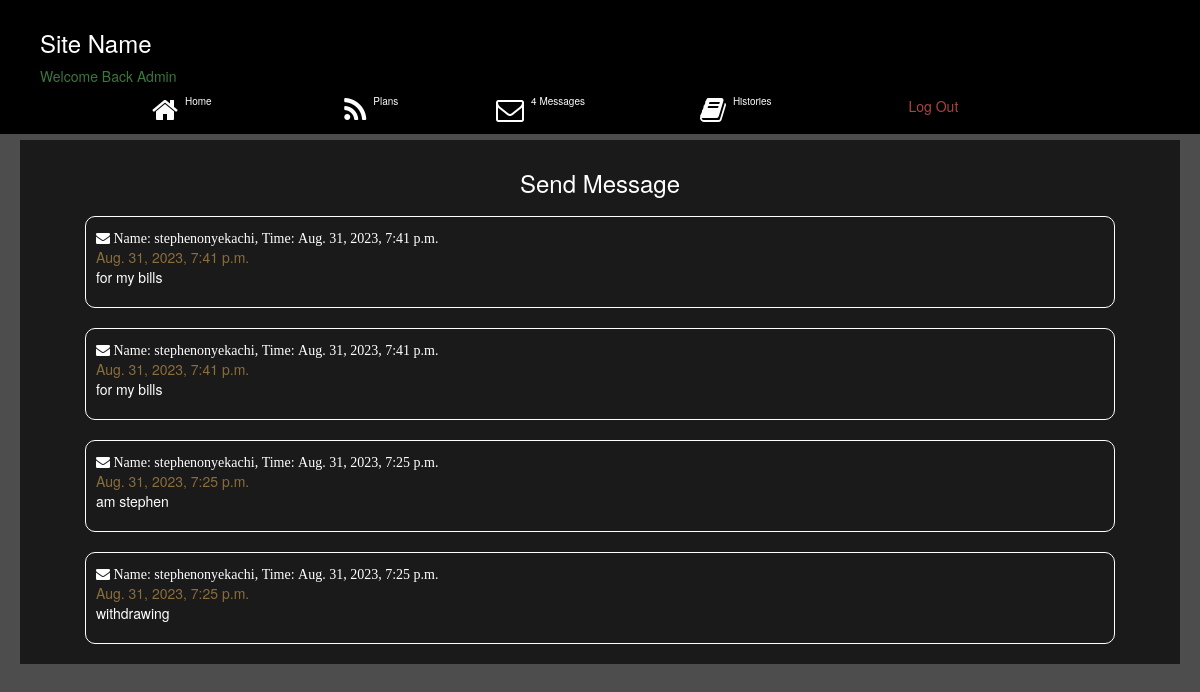
Screenshot of /mes (signed in) with the database file from the repository.
### App/models.py (models this page shows, shortened)
class Users(AbstractUser):
    username = models.CharField(max_length=100, blank=True, null=True, unique=True)
    date_joined = models.DateTimeField(verbose_name="date joined", auto_now_add=True)
    last_login = models.DateTimeField(verbose_name="last login", auto_now=True)
    number = models.TextField(default=0, null=True)
    block = models.BooleanField(default=False)
    address = models.TextField()
    gender = models.CharField(max_length=10)
    plan = models.TextField(null=True)
    balance = models.FloatField(default=0.00)
    price = models.FloatField(default=0.00)
    parcent = models.FloatField(default=0.00)
    bank_name = models.TextField(null=True)
    bank_number = models.TextField(null=True)
    bank = models.TextField(null=True)
    type = models.TextField(null=True)
    def __str__(self):
        return self.username

class Messages(models.Model):
    name = models.TextField()
    time = models.DateTimeField(verbose_name="time", auto_now=True)
    message = models.TextField()
    picture = models.ImageField(upload_to='pics', null=True)

### App/views.py (the view)
# urls.py: path('mes', views.Mes, name='mes'),
@login_required(login_url='login')
def Mes(request):
    message = Messages.objects.all().order_by('-id')
    context = {
        'message': message,
    }
    return render(request, 'mes.html', context)

### templates/mes.html (shortened to what this page needs)
{% extends 'bases.html' %}
{% load static %}
{% block content %}
<div>
    <div class="col-md-12 p-3 bg-img">
        <div class="containner p-3">
            <div class="p-3 col-md-12 bg-dark">
                <h3 class="text-light text-capitalize text-center">
                    Send Message
                </h3>
                <div class="col-md-12">
                    <div class="col-md-12">
                        {% for message in message %}
                        <div class="col-md-12 text-left">
                            <div class="outline-light">
                                <i class="fa fa-envelope fa-1x text-light text-left"> Name: {{message.name}}, Time: {{message.time}}</i><br>
                                <span class="text-warning">{{message.time}}</span><br>
                                <p class="text-left text-light">
                                    {{message.message}}
                                </p>
                            </div>
                        </div>
                        {% endfor %}
                    </div>
                </div>
            </div>
        </div>
    </div>
</div>
{% endblock %}

### templates/bases.html (shortened to what this page needs)
{% load static %}
<!DOCTYPE html>
<html lang="en">
<head>
    <link rel="stylesheet" href="{% static 'styles/font-awesome/css/font-awesome.min.css' %}">
    <link rel="stylesheet" href="{% static 'styles/bootstrap/css/bootstrap.min.css' %}">
    <link rel="stylesheet" href="{% static 'styles/bootstrap/css/bootstrap.css' %}">
    <link rel="stylesheet" href="{% static 'styles/css.css' %}">
</head>
<body>
    {% if request.user.is_superuser %}
    <div class="col-md-12 p-3 menu">
        <div class="col-md-12">
            <div class="col-md-12">
                <h3 class="text-light">Site Name</h3>
            </div>
            <div class="col-md-12">
                <p class="text-capitalize text-success">Welcome Back {{request.user}}</p>
            </div>
        </div>
        <div class="col-md-12">
            <div class="col-md-12 text-right menus">
                <div class="text-right col-md-2">
                    <a href="{% url 'adminview' %}" class="">
                    <i class="fa fa-home fa-2x text-light">
                        <span style="position: relative;font-size:10px;top:-15px;">Home</span>
                    </i>
                    </a>
                </div>
                <div class="text-right col-md-2">
                    <a href="{% url 'upgrade' %}" class="">
                    <i class="fa fa-feed fa-2x text-light">
                        <span style="position: relative;font-size:10px;top:-15px;">{{plan.count}} Plans</span>
                    </i>
                    </a>
                </div>
                <div class="text-right col-md-2">
                    <a href="{% url 'mes' %}" class="">
                    <i class="fa fa-envelope-o fa-2x text-light">
                        <span style="position: relative;font-size:10px;top:-15px;">{{message.count}} Messages</span>
                    </i>
                    </a>
                </div>
                <div class="text-right col-md-2">
                    <a href="{% url 'history' %}" class="">
                    <i class="fa fa-book fa-2x text-light">
                        <span style="position: relative;font-size:10px;top:-15px;">{{history.count}} Histories</span>
                    </i>
                    </a>
                </div>
                <div class="text-right col-md-2">
                    <div class="text-right">
                        <a href="{% url 'home' %}" class="text-danger">Log Out</a>
                    </div>
                </div>
            </div>
        </div>
    </div>
    {% endif %}
    <div>
        {% block content %}
        {% endblock %}
    </div>
</body>
</html>

### static/styles/css.css (style rules this page uses)
* { border: 0px; padding: 0px; box-sizing: border-box; font-family: Helvetica Neue, Helvetica, Arial, sans-serif; }
.p-3 { padding: 10px; }
.outline-light { padding: 10px; border-radius: 10px; border: 1px solid white; margin: 10px; }
.menu { position: fixed; z-index: 100; background-color: black; width: 100%; }
.containner { margin-top: 120px; }

### templates/bases.html (style rules this page uses)
.text-light { color: white; }

### rows the page displays
Users: user "Admin"
Messages: name "stephenonyekachi", time "Aug. 31, 2023, 7:41 p.m.", message "for my bills"
Messages: name "stephenonyekachi", time "Aug. 31, 2023, 7:41 p.m.", message "for my bills"
Messages: name "stephenonyekachi", time "Aug. 31, 2023, 7:25 p.m.", message "am stephen"
Messages: name "stephenonyekachi", time "Aug. 31, 2023, 7:25 p.m.", message "withdrawing"

### other values shown
{{ message.count }} "4"
